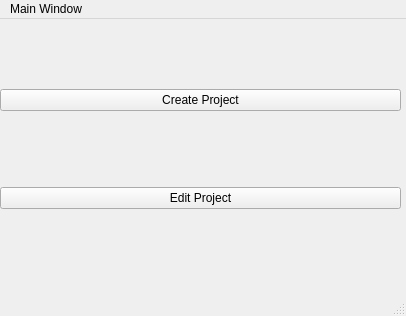
<?xml version="1.0" encoding="UTF-8"?>
<ui version="4.0">
 <class>MainWindow</class>
 <widget class="QMainWindow" name="MainWindow">
  <property name="geometry">
   <rect>
    <x>0</x>
    <y>0</y>
    <width>406</width>
    <height>316</height>
   </rect>
  </property>
  <property name="baseSize">
   <size>
    <width>400</width>
    <height>300</height>
   </size>
  </property>
  <property name="windowTitle">
   <string>MainWindow</string>
  </property>
  <widget class="QWidget" name="centralwidget">
   <widget class="QWidget" name="verticalLayoutWidget">
    <property name="geometry">
     <rect>
      <x>0</x>
      <y>0</y>
      <width>401</width>
      <height>261</height>
     </rect>
    </property>
    <layout class="QVBoxLayout" name="verticalLayout">
     <item>
      <widget class="QPushButton" name="createprojbtn">
       <property name="text">
        <string>Create Project</string>
       </property>
      </widget>
     </item>
     <item>
      <widget class="QPushButton" name="editprojbtn">
       <property name="text">
        <string>Edit Project</string>
       </property>
      </widget>
     </item>
    </layout>
   </widget>
  </widget>
  <widget class="QMenuBar" name="menubar">
   <property name="geometry">
    <rect>
     <x>0</x>
     <y>0</y>
     <width>406</width>
     <height>18</height>
    </rect>
   </property>
   <widget class="QMenu" name="menuMain_Window">
    <property name="title">
     <string>Main Window</string>
    </property>
   </widget>
   <addaction name="menuMain_Window"/>
  </widget>
  <widget class="QStatusBar" name="statusbar"/>
 </widget>
 <resources/>
 <connections/>
</ui>
